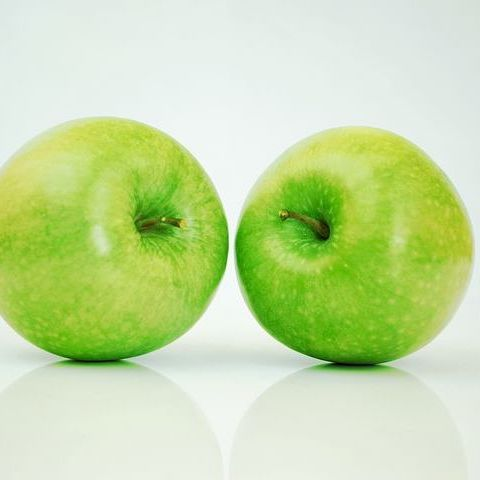
%> input picture image/org.jpg, 480 x 480 px
$ octave kadai3.m   (GNU Octave 9; MATLAB toolbox functions it lacks are replaced by stand-ins)
%> lines starting %> are read from the running program, lines starting %| are printed output that depends on the picture
% 課題３　閾値処理
% 閾値を4パターン設定し,閾値処理した画像を示せ．
% 下記はサンプルプログラムである．
% 課題作成にあたっては「Lenna」以外の画像を用いよ．

clear; % 変数のオールクリア

ORG=imread('image/org.jpg'); % 原画像の入力
%> ORG is the input picture: size 480x480x3 uint8; mean R, G, B 197.9, 220.3, 162.9
ORG= rgb2gray(ORG); % カラー画像を白黒濃淡画像へ変換
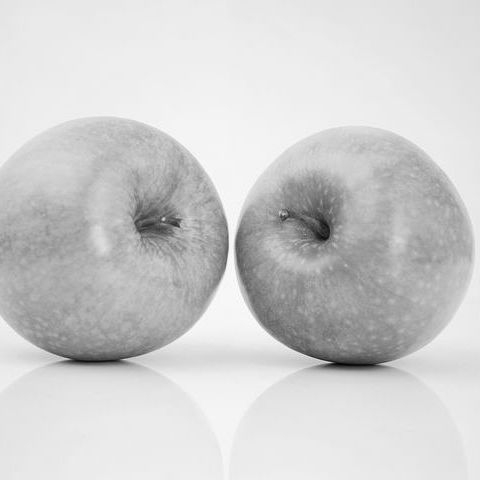
%> ORG: size 480x480 uint8; min 5, max 255, mean 207.1

prompt = {'閾値の初期値を整数で入力してください','閾値の最終値を整数で入力してください'};
dlg_title = '閾値';
num_lines = 1;
defaultans = {'0','256'};
n = inputdlg(prompt,dlg_title,num_lines,defaultans);
%> the answer given: 0, 256
data1 = n(1);
data1 = str2num(data1{:});
data2 = n(2);
data2 = str2num(data2{:});

while (data1 < data2) % 繰返しと脱出条件
    IMG = ORG > data1; % 輝度値がn以上の画素を1，その他を0に変換
    imagesc(IMG); colormap(gray); colorbar; % 画像の表示
    pause(0.1);
    data1 = data1 + 1;
end
%> after the loop, data1 = 256
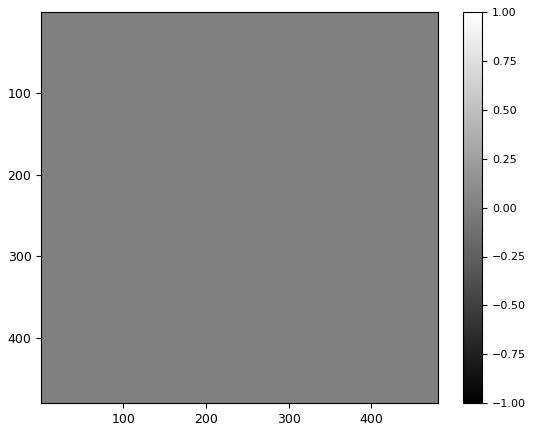
%> figure redrawn from the program's plot data

pause;
close;
